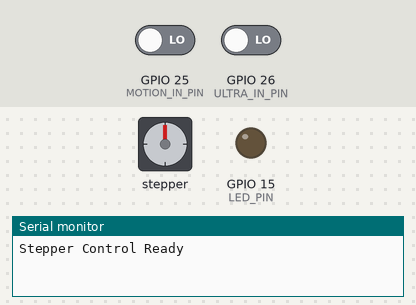
A sketch run on a simulated ESP32. On the bench: stepper motor, output pins drawn as LEDs (lit = HIGH), the last lines printed to the serial monitor. The inputs (shaded band) are chosen by the test bench; at power-on: GPIO 26 (ULTRA_IN_PIN) LOW, GPIO 25 (MOTION_IN_PIN) LOW. Stepper angles assume 2048 steps per turn.

Above: at 1.2 s.
1.3 s: GPIO 26 (ULTRA_IN_PIN) driven HIGH
At 3.01 s:
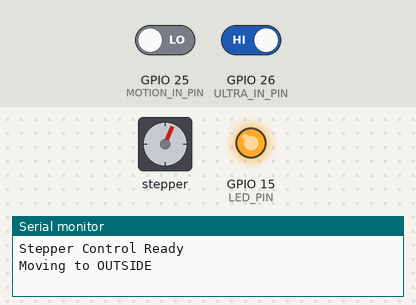
4.3 s: GPIO 25 (MOTION_IN_PIN) driven HIGH and GPIO 26 (ULTRA_IN_PIN) driven LOW
7.3 s: GPIO 25 (MOTION_IN_PIN) driven LOW
At 8.9 s:
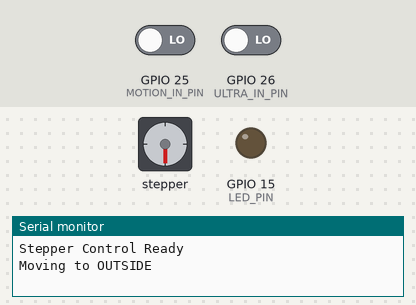
16.3 s: GPIO 25 (MOTION_IN_PIN) driven HIGH
At 17.7 s:
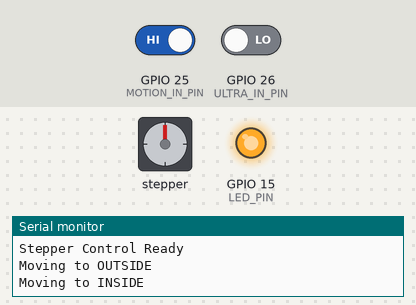
Timing chart, 0 to 19.1 s (numbered marks = the images above; inputs shaded):
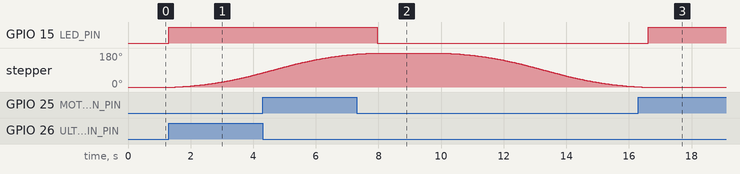

Measured:
- after the input at 1.3 s, GPIO 15 (LED_PIN): LOW → HIGH at once; stepper: keeps turning clockwise at about 27°/s, starting after 0.21 s
- after the input at 7.3 s, GPIO 15 (LED_PIN): HIGH → LOW after 0.66 s
- after the input at 16.3 s, GPIO 15 (LED_PIN): LOW → HIGH after 0.32 s

The sketch:

step_motor_control.ino
```cpp
#include <AccelStepper.h>

#define IN1 13
#define IN2 12
#define IN3 14
#define IN4 27

#define MOTION_IN_PIN 25   // PIR (inside)
#define ULTRA_IN_PIN  26   // Ultrasonic (outside)
#define LED_PIN 15

int stepAmt = 1024;
long posInside  = 0;
long posOutside = stepAmt;

AccelStepper stepper(AccelStepper::FULL4WIRE, IN1, IN3, IN2, IN4);

// Track last commanded position
long currentTarget = 0;

unsigned long lastInactive = 0;
const unsigned long HOME_DELAY = 2000;

void setup() {
  Serial.begin(115200);

  pinMode(MOTION_IN_PIN, INPUT);
  pinMode(ULTRA_IN_PIN, INPUT);
  pinMode(LED_PIN, OUTPUT);

  stepper.setMaxSpeed(500);
  stepper.setAcceleration(100);
  stepper.setCurrentPosition(0);

  Serial.println("Stepper Control Ready");
}

void loop() {

  stepper.run();

  if (stepper.distanceToGo() != 0) {
    return;
  }

  int motion = digitalRead(MOTION_IN_PIN);
  int ultra  = digitalRead(ULTRA_IN_PIN);
  //int ultra = 1;

  long requestedTarget;

  if (ultra == 1) {                     // Outside
    requestedTarget = posOutside;
    digitalWrite(LED_PIN, HIGH);
    lastInactive = 0;
  }
  else if (motion == 1) {               // Inside
    requestedTarget = posInside;
    digitalWrite(LED_PIN, HIGH);
    lastInactive = 0;
  }
  else {                                // None == Home (inside)
    if (lastInactive == 0) lastInactive = millis();

    if (millis() - lastInactive >= HOME_DELAY) {
      requestedTarget = posInside;    // confirm home after delay
    }
    else {
      //still waiting = don't change target yet
      requestedTarget = stepper.targetPosition();
      digitalWrite(LED_PIN, LOW);
    }
  }

  if (requestedTarget != currentTarget) {
    currentTarget = requestedTarget;
    stepper.moveTo(currentTarget);

    Serial.print("Moving to ");
    Serial.println(currentTarget == posOutside ? "OUTSIDE" : "INSIDE");
  }
}
```
